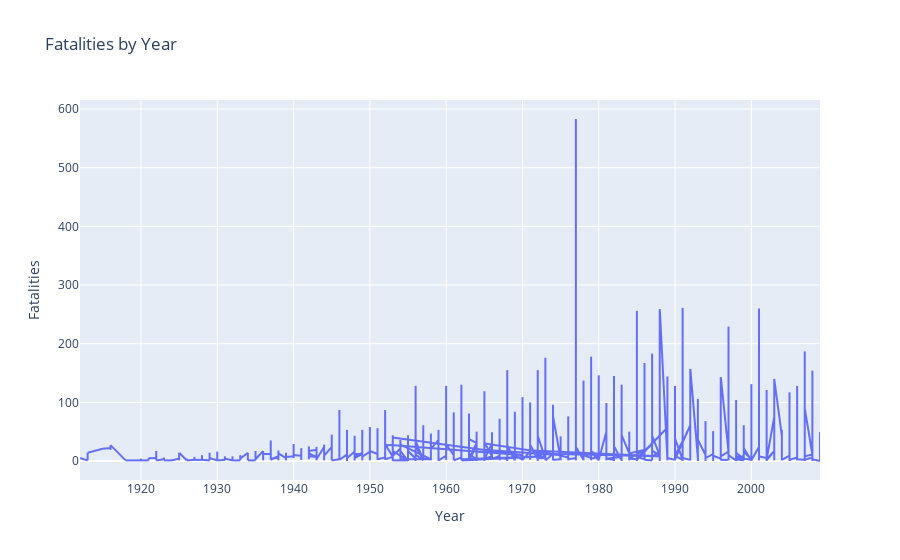

Write notebook code for a chart like this one.
### Code cell
df = pd.read_csv('Crash_by_Year.csv')

fig = px.line(df, x = 'Year', y = 'Fatalities', title='Fatalities by Year')
fig.show()

### Figure 1 — Plotly figure (JSON) as saved in the notebook; plotly's stock layout.template omitted (floating-point values rounded to 4 significant figures; data arrays with more than 128 entries replaced by an {"elided": "..."} marker saying what was removed)
{"data": [{"hovertemplate": "Year=%{x}<br>Fatalities=%{y}<extra></extra>", "legendgroup": "", "line": {"color": "#636efa", "dash": "solid"}, "mode": "lines", "name": "", "showlegend": false, "type": "scattergl", "x": {"elided": "2499 int values"}, "xaxis": "x", "y": {"elided": "2499 int values"}, "yaxis": "y"}], "layout": {"legend": {"tracegroupgap": 0}, "title": {"text": "Fatalities by Year"}, "xaxis": {"anchor": "y", "domain": [0, 1], "title": {"text": "Year"}}, "yaxis": {"anchor": "x", "domain": [0, 1], "title": {"text": "Fatalities"}}}}
